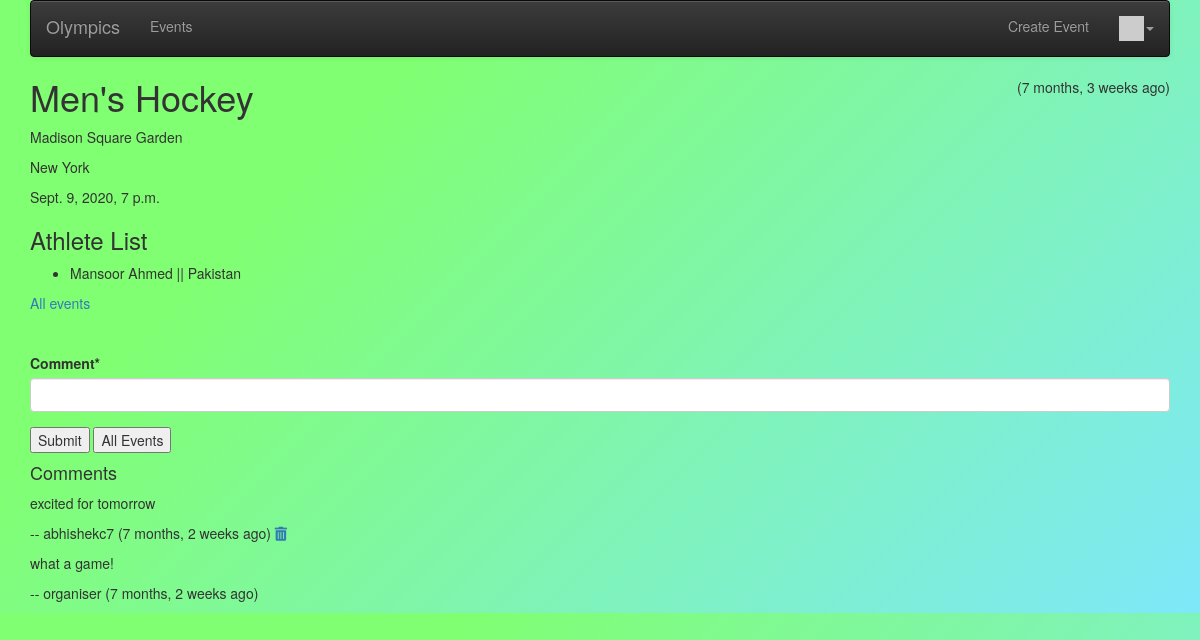
Page /events/event/3 (signed in) on the committed database.
### events/models.py (models this page shows, shortened)
class Event(models.Model):
    name = models.CharField(max_length=64)
    stadium = models.CharField(max_length=64)
    area = models.CharField(max_length=64)
    athletes = models.ManyToManyField(Athlete, through='Participation', related_name='athlete_list')
    owner = models.ForeignKey(settings.AUTH_USER_MODEL, on_delete=models.CASCADE, null=True)
    important = models.ManyToManyField(settings.AUTH_USER_MODEL,
        through='Imp', related_name='important_events')
    comments = models.ManyToManyField(settings.AUTH_USER_MODEL,
        through='Comment', related_name='comments_owned')
    event_at = models.DateTimeField(null=True)
    picture = models.BinaryField(null=True, editable=True)
    content_type = models.CharField(max_length=256, null=True, help_text='The MIMEType of the file')
    created_at = models.DateTimeField(auto_now_add=True, null=True)
    updated_at = models.DateTimeField(auto_now=True, null=True)

class Participation(models.Model):
    athlete = models.ForeignKey(Athlete, on_delete=models.CASCADE)
    event = models.ForeignKey(Event, on_delete=models.CASCADE)
    country = models.ForeignKey(Country, on_delete=models.CASCADE, null=True)

class Athlete(models.Model):
    country = models.ForeignKey(Country, on_delete=models.CASCADE, related_name="country")
    first_name = models.CharField(max_length=64)
    last_name = models.CharField(max_length=64)
    gender = models.CharField(max_length=1)
    dob = models.DateField(null=True)
    age = models.IntegerField(null=True)
    owner = models.ForeignKey(settings.AUTH_USER_MODEL, on_delete=models.CASCADE, null=True)
    def __str__(self):
        return self.first_name+' '+self.last_name

class Country(models.Model):
    abbr = models.CharField(max_length=3)
    name = models.CharField(max_length=64)
    def __str__(self):
        return self.name

class Comment(models.Model) :
    text = models.TextField(
        validators=[MinLengthValidator(3, "Comment must be greater than 3 characters")]
    )
    event = models.ForeignKey(Event, on_delete=models.CASCADE)
    owner = models.ForeignKey(settings.AUTH_USER_MODEL, on_delete=models.CASCADE)
    created_at = models.DateTimeField(auto_now_add=True)
    updated_at = models.DateTimeField(auto_now=True)

### events/views.py (the view)
# urls.py: path('event/<int:pk>', views.EventDetailView.as_view(), name='event_detail'),
class EventDetailView(OwnerDetailView):
    model = Event
    template_name = "events/event_detail.html"
    def get(self, request, pk) :
        x = Event.objects.get(id=pk)
        comments = Comment.objects.filter(event=x).order_by('-updated_at')
        comment_form = CommentForm()
        athletes = Participation.objects.filter(event=x)
        context = { 'event' : x, 'comments': comments, 'comment_form': comment_form, 'athlete_list': athletes }
        return render(request, self.template_name, context)

### events/forms.py
class CommentForm(forms.Form):
    comment = forms.CharField(required=True, max_length=500, min_length=3, strip=True)

### home/context_processors.py (called while the page is built)
def settings(request):
    return {
        'settings': django_settings,
    }

### home/templatetags/app_tags.py (called while the page is built)
@register.filter(name='gravatar')
def gravatar(user, size=35):
    email = str(user.email.strip().lower()).encode('utf-8')
    email_hash = md5(email).hexdigest()
    url = "//www.gravatar.com/avatar/{0}?s={1}&d=identicon&r=PG"
    return url.format(email_hash, size)

### events/templates/events/event_detail.html (shortened to what this page needs)
{% extends "base_menu.html" %}
{% load humanize %}
{% block content %}
<span style="float: right;">
({{ event.updated_at|naturaltime }})
</span>
<h1>{{ event.name }}</h1>
<p>
{{ event.stadium }}
</p>
<p>
{{ event.area }}
</p>
<p>
{{ event.event_at }}
</p>
<h3>Athlete List</h3>
{% if athlete_list %}
<ul>
  {% for athlete in athlete_list %}
    <li>
        <p>
        {{ athlete.athlete }} || {{ athlete.country }}
        </p>
    </li>
  {% endfor %}
</ul>
{% else %}
  <p>There are no athletes in this event.</p>
{% endif %}
<p>
<a href="{% url 'events:all' %}">All events</a>
</p>
{% if user.is_authenticated %}
<br clear="all"/>
<p>
{% load crispy_forms_tags %}
<form method="post" action="{% url 'events:event_comment_create' event.id %}">
    {{ comment_form|crispy }}
<input type="submit" value="Submit">
<input type="submit" value="All Events" onclick="window.location.href='{% url 'events:all' %}';return false;">
</form>
</p>
{% endif %}
<p><h4>Comments</h4></p>
{% for comment in comments %}
<p> {{ comment.text }}</p>
<p>
      --  {{comment.owner}}
({{ comment.updated_at|naturaltime }})
{% if user == comment.owner %}
<a href="{% url 'events:event_comment_delete' comment.id %}"><i class="fa fa-trash"></i></a>
{% endif %}
</p>
{% endfor %}
{% endblock %}

### home/static/css/stylesheet.css (style rules this page uses)
#every { background-color: #7ee8fa; background-image: linear-gradient(315deg, #7ee8fa 0%, #80ff72 74%); }

### rows in the picture
Event: updated_at "7 months, 3 weeks ago", name "Men's Hockey", stadium "Madison Square Garden", area "New York", event_at "Sept. 9, 2020, 7 p.m."
Participation: athlete "Mansoor Ahmed", country "Pakistan"
Comment: text "excited for tomorrow", owner "abhishekc7", updated_at "7 months, 2 weeks ago"
Comment: text "what a game!", owner "organiser", updated_at "7 months, 2 weeks ago"

### other values in the picture
{{ settings.APP_NAME }} "Olympics"
